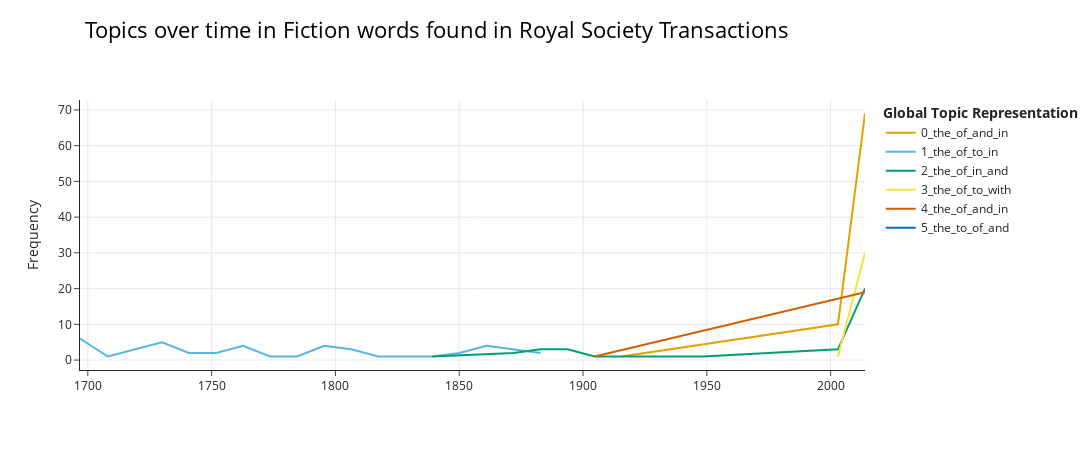

The cell this chart's notebook holds for it:
### Code cell
# Fiction --meaningless due to low amount?
topic_model = BERTopic(verbose=True)
topics, probs = topic_model.fit_transform(contexts_fict)
topics_over_time = topic_model.topics_over_time(contexts_fict, date_fict, datetime_format="%Y-%m-%d", nr_bins=30)
fig2 = topic_model.visualize_topics_over_time(topics_over_time, top_n_topics=20, title= "Topics over time in Fiction words found in Royal Society Transactions")
fig2.write_html('fiction_topics_over_time_30.html')

fig2.show()

### Figure 1 — Plotly figure (JSON) as saved in the notebook; plotly's stock layout.template omitted (floating-point values rounded to 4 significant figures)
{"data": [{"hoverinfo": "text", "hovertext": ["<b>Topic 0</b><br>Words: of, the, number, correlation, be", "<b>Topic 0</b><br>Words: the, of, in, and, to", "<b>Topic 0</b><br>Words: the, and, of, in, to"], "marker": {"color": "#E69F00"}, "mode": "lines", "name": "0_the_of_and_in", "type": "scatter", "x": ["1915-08-05T08:00:00", "2002-12-18T01:36:00", "2013-11-19T00:48:00"], "y": [1, 10, 69]}, {"hoverinfo": "text", "hovertext": ["<b>Topic 1</b><br>Words: the, of, to, and, that", "<b>Topic 1</b><br>Words: of, philoophy, the, he, to", "<b>Topic 1</b><br>Words: the, of, in, and, to", "<b>Topic 1</b><br>Words: the, of, it, to, that", "<b>Topic 1</b><br>Words: of, the, it, to, be", "<b>Topic 1</b><br>Words: the, of, mean, to, is", "<b>Topic 1</b><br>Words: of, the, days, in, to", "<b>Topic 1</b><br>Words: the, of, in, be, to", "<b>Topic 1</b><br>Words: the, of, to, body, in", "<b>Topic 1</b><br>Words: of, the, nebulous, matter, appearance", "<b>Topic 1</b><br>Words: the, as, collimator, of, it", "<b>Topic 1</b><br>Words: the, of, poison, to, it", "<b>Topic 1</b><br>Words: the, its, of, plane, will", "<b>Topic 1</b><br>Words: of, the, to, which, weight", "<b>Topic 1</b><br>Words: of, the, to, and, acid", "<b>Topic 1</b><br>Words: the, of, in, is, to"], "marker": {"color": "#56B4E9"}, "mode": "lines", "name": "1_the_of_to_in", "type": "scatter", "x": ["1696-10-31T07:56:38.400000", "1708-01-31T23:12:00", "1729-12-04T21:36:00", "1740-11-05T20:48:00", "1751-10-08T20:00:00", "1762-09-09T19:12:00", "1773-08-11T18:24:00", "1784-07-13T17:36:00", "1795-06-15T16:48:00", "1806-05-18T16:00:00", "1817-04-19T15:12:00", "1828-03-21T14:24:00", "1839-02-21T13:36:00", "1850-01-23T12:48:00", "1860-12-25T12:00:00", "1882-10-29T10:24:00"], "y": [6, 1, 5, 2, 2, 4, 1, 1, 4, 3, 1, 1, 1, 2, 4, 2]}, {"hoverinfo": "text", "hovertext": ["<b>Topic 2</b><br>Words: the, of, and, in, are", "<b>Topic 2</b><br>Words: the, of, in, to, is", "<b>Topic 2</b><br>Words: the, of, in, flexed, and", "<b>Topic 2</b><br>Words: the, of, to, in, and", "<b>Topic 2</b><br>Words: the, plate, medullary, of, in", "<b>Topic 2</b><br>Words: the, to, of, platelets, in", "<b>Topic 2</b><br>Words: the, plates, of, have, and", "<b>Topic 2</b><br>Words: in, the, of, segmentation, development", "<b>Topic 2</b><br>Words: the, in, of, and, to", "<b>Topic 2</b><br>Words: the, of, in, and, to"], "marker": {"color": "#009E73"}, "mode": "lines", "name": "2_the_of_in_and", "type": "scatter", "x": ["1839-02-21T13:36:00", "1871-11-27T11:12:00", "1882-10-29T10:24:00", "1893-09-30T09:36:00", "1904-09-02T08:48:00", "1915-08-05T08:00:00", "1926-07-07T07:12:00", "1948-05-10T05:36:00", "2002-12-18T01:36:00", "2013-11-19T00:48:00"], "y": [1, 2, 3, 3, 1, 1, 1, 1, 3, 20]}, {"hoverinfo": "text", "hovertext": ["<b>Topic 3</b><br>Words: placebo, the, nocebo, of, and", "<b>Topic 3</b><br>Words: the, of, to, with, voice"], "marker": {"color": "#F0E442"}, "mode": "lines", "name": "3_the_of_to_with", "type": "scatter", "x": ["2002-12-18T01:36:00", "2013-11-19T00:48:00"], "y": [1, 30]}, {"hoverinfo": "text", "hovertext": ["<b>Topic 4</b><br>Words: the, whites, of, is, deathrate", "<b>Topic 4</b><br>Words: the, of, and, in, family"], "marker": {"color": "#D55E00"}, "mode": "lines", "name": "4_the_of_and_in", "type": "scatter", "x": ["1904-09-02T08:48:00", "2013-11-19T00:48:00"], "y": [1, 19]}, {"hoverinfo": "text", "hovertext": ["<b>Topic 5</b><br>Words: the, to, of, and, gossip"], "marker": {"color": "#0072B2"}, "mode": "lines", "name": "5_the_to_of_and", "type": "scatter", "x": ["2013-11-19T00:48:00"], "y": [14]}], "layout": {"height": 450, "hoverlabel": {"bgcolor": "white", "font": {"family": "Rockwell", "size": 16}}, "legend": {"title": {"text": "<b>Global Topic Representation"}}, "title": {"font": {"color": "Black", "size": 22}, "text": "Topics over time in Fiction words found in Royal Society Transactions", "x": 0.4, "xanchor": "center", "y": 0.95, "yanchor": "top"}, "width": 1250, "xaxis": {"showgrid": true}, "yaxis": {"showgrid": true, "title": {"text": "Frequency"}}}}
